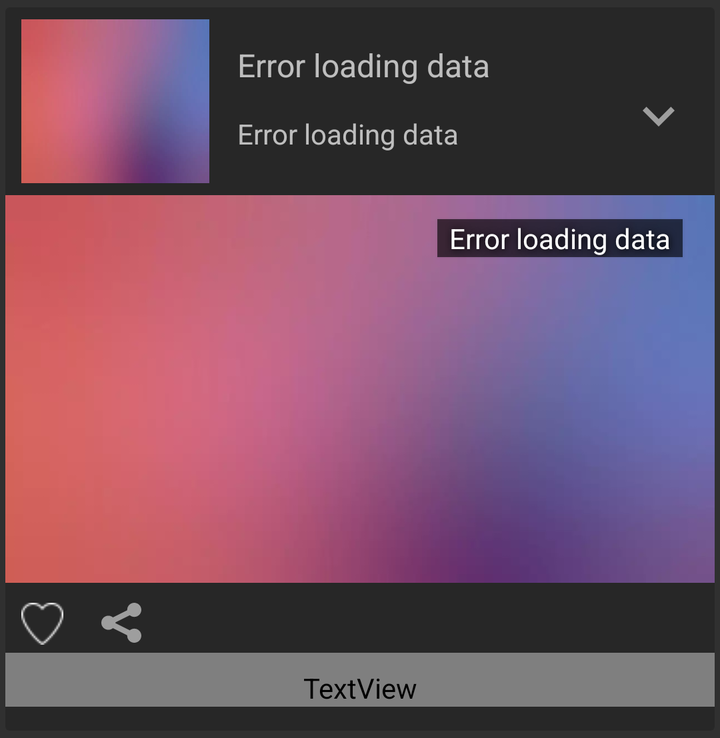
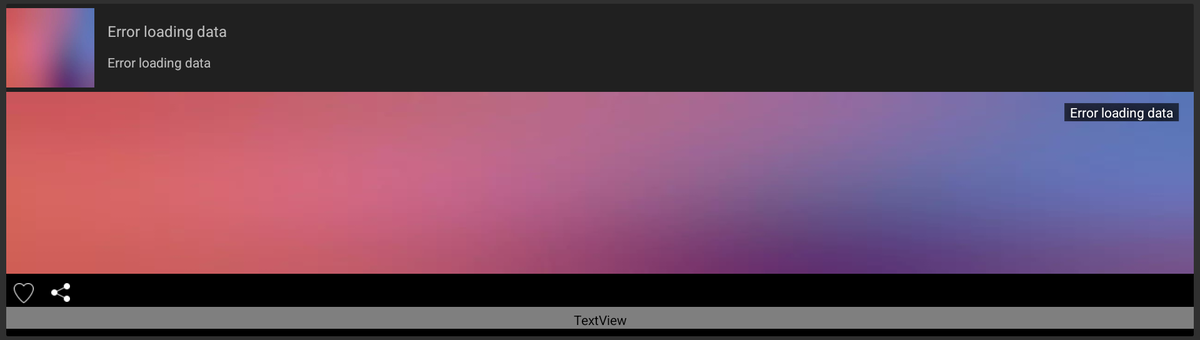

First picture: res/layout/ on a phone held upright. Second picture: the repository's own variant of that layout, on a device whose configuration matches the variant's folder. Source for both follows.
<!-- AndroidManifest.xml: application theme Material.AppThemeDark.ActionBar -->
<!-- res/layout/video_card_expandable_item.xml -->
<?xml version="1.0" encoding="utf-8"?>
<androidx.cardview.widget.CardView xmlns:android="http://schemas.android.com/apk/res/android"
    xmlns:card_view="http://schemas.android.com/apk/res-auto"
    android:id="@+id/videoCardView"
    android:layout_gravity="center_horizontal"
    android:layout_width="match_parent"
    android:layout_height="wrap_content"
    android:layout_marginTop="0dp"
    android:layout_marginStart="0dp"
    android:layout_marginEnd="0dp"
    android:layout_marginBottom="0dp"
    card_view:cardBackgroundColor="@color/colorOnSurfaceDark40"
    card_view:cardElevation="0dp"
    card_view:cardUseCompatPadding="true"
    android:animateLayoutChanges="true"
    android:clickable="true"
    android:focusable="true"
    android:foreground="?android:attr/selectableItemBackground"
    card_view:cardCornerRadius="2dp">

    <RelativeLayout
        android:id="@+id/cardItemLayout"
        android:layout_width="match_parent"
        android:layout_height="wrap_content"
        >

        <RelativeLayout
            android:id="@+id/cardCollapsedLayout"
            android:layout_width="match_parent"
            android:layout_height="@dimen/card_collapsed_iconHeight">

            <ImageView
                android:id="@+id/imageViewIcon"
                android:background="@drawable/placeholder_video"
                android:layout_width="@dimen/card_collapsed_iconWidth"
                android:layout_height="@dimen/card_collapsed_iconHeight"
                android:layout_centerVertical="true"
                android:layout_marginTop="6dp"
                android:layout_marginBottom="6dp"
                android:layout_marginStart="@dimen/card_collapsed_paddingLeftIcon"
                android:layout_marginEnd="@dimen/card_collapsed_paddingRightIcon"
                android:contentDescription="VideoPoster"
                android:scaleType="centerCrop" />

            <TextView
                android:id="@+id/textViewTitle"
                android:layout_width="wrap_content"
                android:layout_height="@dimen/card_collapsed_titleHeight"
                android:layout_marginStart="0dp"
                android:layout_marginTop="@dimen/spacing_xxl"
                android:layout_toRightOf="@id/imageViewIcon"
                android:paddingTop="0dp"
                android:textSize="@dimen/textsize_m"
                android:text="@string/empty_textview"
                />

            <TextView
                android:id="@+id/text_view_year"
                android:layout_width="wrap_content"
                android:layout_height="@dimen/card_collapsed_subtitleHeight"
                android:layout_marginStart="0dp"
                android:layout_alignStart="@id/textViewTitle"
                android:layout_alignBottom="@id/textViewTitle"
                android:layout_marginBottom="-22dp"
                android:gravity="bottom"
                android:paddingBottom="1dp"
                android:textSize="@dimen/textsize_s"
                android:text="@string/empty_textview"/>

            <ImageView
                android:id="@+id/imageViewExpandMoreIcon"
                android:layout_width="32dp"
                android:layout_height="32dp"
                android:layout_below="@+id/text_view_year"
                android:layout_alignParentEnd="true"
                android:layout_marginTop="-14dp"
                android:layout_marginEnd="@dimen/spacing_l"
                android:background="@drawable/ic_expand_more_black_24dp"
                android:contentDescription="@string/more"
                android:visibility="visible"
                />

            <ImageView
                android:id="@+id/imageViewExpandLessIcon"
                android:layout_width="32dp"
                android:layout_height="32dp"
                android:layout_below="@+id/text_view_year"
                android:layout_alignParentEnd="true"
                android:layout_marginTop="-14dp"
                android:layout_marginEnd="@dimen/spacing_l"
                android:background="@drawable/ic_expand_less_black_24dp"
                android:contentDescription="@string/less"
                android:visibility="gone"
                />

        </RelativeLayout>

        <LinearLayout
            android:id="@+id/cardExpandedLayout"
            android:layout_width="match_parent"
            android:layout_height="wrap_content"

            android:orientation="vertical"
            android:layout_alignParentStart="true"
            android:layout_marginTop="@dimen/card_collapsed_layoutHeight">

            <FrameLayout
                android:layout_width="wrap_content"
                android:layout_height="wrap_content">


                <TextView
                    android:id="@+id/textViewRuntime"
                    android:layout_width="wrap_content"
                    android:layout_height="wrap_content"
                    android:paddingTop="0dp"
                    android:paddingBottom="0dp"
                    android:layout_gravity="right"
                    android:text="@string/empty_textview"
                    style="@style/VideoRuntimeOverlayText"
                    android:elevation="1dp" />

                <ImageView
                    android:id="@+id/imageViewPoster"
                    android:layout_width="match_parent"
                    android:layout_height="@dimen/card_expanded_imagePosterHeight"
                    android:layout_marginLeft="0dp"
                    android:layout_marginTop="0dp"
                    android:layout_marginRight="0dp"
                    android:layout_marginBottom="@dimen/spacing_xs"
                    android:background="@drawable/placeholder_video"
                    android:contentDescription="VideoPoster"
                    android:scaleType="centerCrop">

                </ImageView>

            </FrameLayout>


            <FrameLayout
                android:layout_width="match_parent"
                android:layout_height="wrap_content"
                android:orientation="horizontal">

                <ImageView
                    android:id="@+id/imageViewShareIcon"
                    android:contentDescription="@string/share"

                    android:layout_width="20dp"
                    android:layout_height="20dp"
                    android:layout_marginLeft="48dp"
                    android:layout_marginTop="@dimen/spacing_s"
                    android:layout_marginRight="@dimen/spacing_s"
                    android:layout_marginBottom="@dimen/spacing_xs"
                    android:background="@drawable/ic_sharethis_logo"
                    android:paddingLeft="2dp"
                    android:paddingTop="16dp"
                    android:paddingRight="24dp"
                    android:paddingBottom="16dp" />

                <ImageView
                    android:id="@+id/imageViewYtbSend"
                    android:contentDescription="@string/send_to_ytbe"
                    android:layout_width="20dp"
                    android:layout_height="20dp"
                    android:layout_marginLeft="48dp"
                    android:layout_marginTop="@dimen/spacing_s"
                    android:layout_marginRight="@dimen/spacing_s"
                    android:layout_marginBottom="@dimen/spacing_xs"
                    android:background="@drawable/ic_ytb"
                    android:paddingLeft="2dp"
                    android:paddingTop="16dp"
                    android:paddingRight="24dp"
                    android:paddingBottom="16dp"
                    android:visibility="gone"
                    />

                <ImageView
                    android:id="@+id/imageViewFavoriteEmptyIcon"
                    android:contentDescription="@string/favEmpyIcon"
                    android:layout_width="21dp"
                    android:layout_height="21dp"
                    android:layout_marginLeft="@dimen/spacing_m"
                    android:layout_marginTop="@dimen/spacing_s"
                    android:layout_marginRight="@dimen/spacing_s"
                    android:layout_marginBottom="@dimen/spacing_xs"
                    android:background="@drawable/ic_favorite_border_almost_white_24dp"
                    android:paddingLeft="16dp"
                    android:paddingTop="16dp"
                    android:paddingRight="8dp"
                    android:paddingBottom="16dp"
                    android:visibility="visible" />
            </FrameLayout>

            <TextView
                android:id="@+id/textViewOverview"
                android:layout_width="match_parent"
                android:layout_height="wrap_content"
                android:fontFamily="roboto"

                android:layout_marginBottom="@dimen/spacing_l"
                android:paddingStart="@dimen/spacing_m"
                android:paddingTop="@dimen/spacing_m"
                android:paddingEnd="@dimen/spacing_m"
                android:textSize="@dimen/textsize_m" />

        </LinearLayout>

    </RelativeLayout>

</androidx.cardview.widget.CardView>
<!-- resources referenced by this layout -->
<resources>
  <color name="colorOnSurfaceDark40">#30000000</color>
  <dimen name="card_collapsed_iconHeight">94dp</dimen>
  <dimen name="card_collapsed_iconWidth">94dp</dimen>
  <dimen name="card_collapsed_layoutHeight">94dp</dimen>
  <dimen name="card_collapsed_paddingLeftIcon">8dp</dimen>
  <dimen name="card_collapsed_paddingRightIcon">14dp</dimen>
  <dimen name="card_collapsed_subtitleHeight">22dp</dimen>
  <dimen name="card_collapsed_titleHeight">34dp</dimen>
  <dimen name="card_expanded_imagePosterHeight">194dp</dimen>
  <dimen name="spacing_l">12dp</dimen>
  <dimen name="spacing_m">8dp</dimen>
  <dimen name="spacing_s">6dp</dimen>
  <dimen name="spacing_xs">4dp</dimen>
  <dimen name="spacing_xxl">18dp</dimen>
  <dimen name="textsize_m">16sp</dimen>
  <dimen name="textsize_s">14sp</dimen>
  <!-- drawable ic_expand_less_black_24dp (drawable) -->
  <vector android:height="24dp" android:tint="#9E9E9E"
      android:viewportHeight="24.0" android:viewportWidth="24.0"
      android:width="24dp" xmlns:android="http://schemas.android.com/apk/res/android">
      <path android:fillColor="#FF000000" android:pathData="M12,8l-6,6 1.41,1.41L12,10.83l4.59,4.58L18,14z"/>
  </vector>
  <!-- drawable ic_expand_more_black_24dp (drawable) -->
  <vector android:height="24dp" android:tint="#9E9E9E"
      android:viewportHeight="24.0" android:viewportWidth="24.0"
      android:width="24dp" xmlns:android="http://schemas.android.com/apk/res/android">
      <path android:fillColor="#FF000000" android:pathData="M16.59,8.59L12,13.17 7.41,8.59 6,10l6,6 6,-6z"/>
  </vector>
  <!-- drawable ic_sharethis_logo (drawable) -->
  <vector android:height="20dp" android:viewportHeight="430.118" android:tint="#9E9E9E"
      android:viewportWidth="430.117" android:width="20dp" xmlns:android="http://schemas.android.com/apk/res/android">
      <path android:fillColor="#FF000000" android:pathData="M151.804,215.059c0,1.475 -0.336,2.856 -0.423,4.326l154.111,77.03c13.194,-11.173 30.075,-18.146 48.725,-18.146c41.925,0.009 75.9,33.985 75.9,75.905c0,41.967 -33.976,75.942 -75.9,75.942c-41.961,0 -75.9,-33.976 -75.9,-75.942c0,-1.512 0.336,-2.861 0.42,-4.326l-154.111,-77.035c-13.234,11.131 -30.075,18.104 -48.725,18.104c-41.922,0 -75.9,-33.938 -75.9,-75.858c0,-41.962 33.979,-75.945 75.9,-75.945c18.649,0 35.496,7.017 48.725,18.148l154.111,-77.035c-0.084,-1.473 -0.42,-2.858 -0.42,-4.368c0,-41.88 33.939,-75.859 75.9,-75.859c41.925,0 75.9,33.979 75.9,75.859c0,41.959 -33.976,75.945 -75.9,75.945c-18.691,0 -35.539,-7.017 -48.725,-18.19l-154.111,77.077C151.463,212.163 151.804,213.549 151.804,215.059z"/>
  </vector>
  <!-- drawable ic_ytb: png bitmap (drawable-v21, 1667 bytes) -->
  <string name="empty_textview">Error loading data</string>
  <string name="favEmpyIcon">Is not favorite</string>
  <string name="less">Less</string>
  <string name="more">More</string>
  <string name="send_to_ytbe">Sent to Player</string>
  <string name="share">Share</string>
  <style name="VideoRuntimeOverlayText">
          <item name="android:paddingLeft">@dimen/spacing_s</item>
          <item name="android:paddingRight">@dimen/spacing_s</item>
          <item name="android:paddingBottom">4dp</item>
          <item name="android:layout_marginTop">@dimen/spacing_l</item>
          <item name="android:layout_marginRight">@dimen/spacing_xl</item>
          <item name="android:textColor">#ffffffff</item>
          <item name="android:textSize">14sp</item>
          <item name="android:shadowColor">#000000</item>
          <item name="android:shadowDx">1</item>
          <item name="android:shadowDy">1</item>
          <item name="android:shadowRadius">8</item>
          <item name="android:background">@color/black_more_translucent</item>
      </style>
  <!-- from res/values-v23/ -->
  <style name="Material.AppThemeDark.ActionBar">
          <item name="windowActionBar">true</item>
          <item name="windowNoTitle">true</item>
  
      </style>
  <dimen name="spacing_xl">16dp</dimen>
  <color name="black_more_translucent">#99000000</color>
</resources>
<!-- res/layout-xlarge/video_card_expandable_item.xml (the repository's variant of the layout above) -->
<!-- drawn on a large tablet held sideways -->
<?xml version="1.0" encoding="utf-8"?>
<androidx.cardview.widget.CardView xmlns:android="http://schemas.android.com/apk/res/android"
    xmlns:card_view="http://schemas.android.com/apk/res-auto"
    android:id="@+id/videoCardView"
    android:layout_gravity="center_horizontal"
    android:layout_width="match_parent"
    android:layout_height="wrap_content"
    android:layout_marginTop="0dp"
    android:layout_marginStart="4dp"
    android:layout_marginEnd="4dp"
    card_view:cardBackgroundColor="@color/colorOnSurfaceDark40"
    card_view:cardElevation="0dp"
    card_view:cardUseCompatPadding="true"
    android:animateLayoutChanges="true"
    android:clickable="true"
    android:focusable="true"
    android:foreground="?android:attr/selectableItemBackground"
    card_view:cardCornerRadius="2dp">

    <RelativeLayout
        android:id="@+id/cardItemLayout"
        android:layout_width="match_parent"
        android:layout_height="wrap_content"
        >

        <RelativeLayout
            android:id="@+id/cardCollapsedLayout"
            android:layout_width="match_parent"
            android:layout_height="@dimen/card_collapsed_iconHeight"
            android:background="@color/colorOnSurfaceDark40"

            >

            <ImageView
                android:id="@+id/imageViewIcon"
                android:background="@drawable/placeholder_video"
                android:layout_width="@dimen/card_collapsed_iconWidth"
                android:layout_height="@dimen/card_collapsed_iconHeight"
                android:layout_centerVertical="true"
                android:layout_marginTop="6dp"
                android:layout_marginBottom="3dp"
                android:layout_marginStart="0dp"
                android:layout_marginEnd="@dimen/card_collapsed_paddingRightIcon"
                android:contentDescription="VideoPoster"
                android:scaleType="centerCrop" />

            <TextView
                android:id="@+id/textViewTitle"
                android:layout_width="wrap_content"
                android:layout_height="@dimen/card_collapsed_titleHeight"
                android:layout_marginStart="0dp"
                android:layout_marginTop="@dimen/spacing_xxl"
                android:layout_toEndOf="@id/imageViewIcon"
                android:paddingTop="0dp"
                android:textSize="@dimen/textsize_m"
                android:text="@string/empty_textview"
                />

            <TextView
                android:id="@+id/text_view_year"
                android:layout_width="wrap_content"
                android:layout_height="@dimen/card_collapsed_subtitleHeight"
                android:layout_marginStart="0dp"
                android:layout_alignStart="@id/textViewTitle"
                android:layout_alignBottom="@id/textViewTitle"
                android:layout_marginBottom="-22dp"
                android:gravity="bottom"
                android:paddingBottom="1dp"
                android:textSize="@dimen/textsize_s"
                android:text="@string/empty_textview"/>

            <ImageView
                android:id="@+id/imageViewExpandMoreIcon"
                android:contentDescription="@string/more"

                android:layout_width="32dp"
                android:layout_height="32dp"
                android:layout_below="@+id/textViewTitle"
                android:layout_alignParentEnd="true"
                android:layout_marginTop="-14dp"
                android:layout_marginEnd="@dimen/spacing_l"
                android:background="@drawable/ic_expand_more_black_24dp"
                android:visibility="gone"
                />

            <ImageView
                android:id="@+id/imageViewExpandLessIcon"
                android:layout_width="32dp"
                android:layout_height="32dp"
                android:layout_below="@+id/textViewTitle"
                android:layout_alignParentEnd="true"
                android:layout_marginTop="-14dp"
                android:layout_marginEnd="@dimen/spacing_l"
                android:background="@drawable/ic_expand_less_black_24dp"
                android:visibility="gone"
                android:contentDescription="@string/less"
                />

        </RelativeLayout>

        <LinearLayout
            android:id="@+id/cardExpandedLayout"
            android:layout_width="match_parent"
            android:layout_height="wrap_content"
            android:orientation="vertical"
            android:layout_alignParentStart="true"
            android:visibility="visible"
            android:background="@color/black"
            android:layout_marginTop="@dimen/card_collapsed_layoutHeight">

            <FrameLayout
                android:layout_width="wrap_content"
                android:layout_height="wrap_content">

                <TextView
                    android:id="@+id/textViewRuntime"
                    android:layout_width="wrap_content"
                    android:layout_height="wrap_content"
                    android:paddingTop="0dp"
                    android:paddingBottom="0dp"
                    android:layout_gravity="right"
                    android:text="@string/empty_textview"
                    style="@style/VideoRuntimeOverlayText"
                    android:elevation="1dp" />

                <ImageView
                    android:id="@+id/imageViewPoster"
                    android:layout_width="match_parent"
                    android:layout_height="@dimen/card_expanded_imagePosterHeight"
                    android:layout_marginLeft="0dp"
                    android:layout_marginTop="0dp"
                    android:layout_marginRight="0dp"
                    android:layout_marginBottom="@dimen/spacing_xs"
                    android:background="@drawable/placeholder_video"
                    android:contentDescription="movie frame"
                    android:scaleType="centerCrop" />

            </FrameLayout>

            <FrameLayout
                android:layout_width="match_parent"
                android:layout_height="wrap_content"
                android:orientation="horizontal">

                <ImageView
                    android:id="@+id/imageViewShareIcon"
                    android:contentDescription="share icon"
                    android:layout_width="20dp"
                    android:layout_height="20dp"
                    android:layout_marginStart="48dp"
                    android:layout_marginTop="@dimen/spacing_s"
                    android:layout_marginEnd="@dimen/spacing_s"
                    android:layout_marginBottom="@dimen/spacing_xs"
                    android:background="@drawable/ic_share_white_24dp"
                    android:paddingStart="4dp"
                    android:paddingTop="24dp"
                    android:paddingEnd="32dp"
                    android:paddingBottom="24dp" />

                <ImageView
                    android:id="@+id/imageViewYtbSend"
                    android:layout_width="20dp"
                    android:layout_height="20dp"
                    android:layout_marginLeft="48dp"
                    android:layout_marginTop="@dimen/spacing_s"
                    android:layout_marginRight="@dimen/spacing_s"
                    android:layout_marginBottom="@dimen/spacing_xs"
                    android:background="@drawable/ic_ytb"
                    android:paddingLeft="2dp"
                    android:paddingTop="16dp"
                    android:paddingRight="24dp"
                    android:paddingBottom="16dp"
                    android:visibility="gone"
                    />

                <ImageView
                    android:id="@+id/imageViewFavoriteEmptyIcon"
                    android:contentDescription="movie favorite"
                    android:layout_width="21dp"
                    android:layout_height="21dp"
                    android:layout_marginStart="@dimen/spacing_m"
                    android:layout_marginTop="@dimen/spacing_s"
                    android:layout_marginEnd="@dimen/spacing_s"
                    android:layout_marginBottom="@dimen/spacing_xs"
                    android:background="@drawable/ic_favorite_border_almost_white_24dp"
                    android:paddingStart="16dp"
                    android:paddingTop="24dp"
                    android:paddingEnd="4dp"
                    android:paddingBottom="24dp"
                    android:visibility="visible" />


            </FrameLayout>

            <TextView
                android:id="@+id/textViewOverview"
                android:layout_width="match_parent"
                android:layout_height="wrap_content"
                android:fontFamily="roboto"
                android:layout_marginBottom="@dimen/spacing_m"
                android:paddingStart="@dimen/spacing_m"
                android:paddingTop="@dimen/spacing_xs"
                android:paddingEnd="@dimen/spacing_m"
                android:textSize="@dimen/textsize_m" />
        </LinearLayout>

    </RelativeLayout>

</androidx.cardview.widget.CardView>
<!-- resources referenced by the variant -->
<!-- as a large tablet held sideways resolves them -->
<resources>
  <!-- from res/values-w800dp-land/ -->
  <color name="black">#000000</color>
  <color name="colorOnSurfaceDark40">#30000000</color>
  <dimen name="card_collapsed_iconHeight">94dp</dimen>
  <dimen name="card_collapsed_iconWidth">94dp</dimen>
  <dimen name="card_collapsed_layoutHeight">94dp</dimen>
  <dimen name="card_collapsed_paddingRightIcon">14dp</dimen>
  <dimen name="card_collapsed_subtitleHeight">22dp</dimen>
  <dimen name="card_collapsed_titleHeight">34dp</dimen>
  <dimen name="card_expanded_imagePosterHeight">194dp</dimen>
  <!-- from res/values-w600dp/ -->
  <dimen name="spacing_l">12dp</dimen>
  <!-- from res/values-w600dp/ -->
  <dimen name="spacing_m">8dp</dimen>
  <!-- from res/values-w600dp/ -->
  <dimen name="spacing_s">6dp</dimen>
  <!-- from res/values-w600dp/ -->
  <dimen name="spacing_xs">4dp</dimen>
  <!-- from res/values-w600dp/ -->
  <dimen name="spacing_xxl">18dp</dimen>
  <!-- from res/values-w600dp/ -->
  <dimen name="textsize_m">16sp</dimen>
  <!-- from res/values-w600dp/ -->
  <dimen name="textsize_s">14sp</dimen>
  <!-- drawable ic_expand_less_black_24dp (drawable) -->
  <vector android:height="24dp" android:tint="#9E9E9E"
      android:viewportHeight="24.0" android:viewportWidth="24.0"
      android:width="24dp" xmlns:android="http://schemas.android.com/apk/res/android">
      <path android:fillColor="#FF000000" android:pathData="M12,8l-6,6 1.41,1.41L12,10.83l4.59,4.58L18,14z"/>
  </vector>
  <!-- drawable ic_expand_more_black_24dp (drawable) -->
  <vector android:height="24dp" android:tint="#9E9E9E"
      android:viewportHeight="24.0" android:viewportWidth="24.0"
      android:width="24dp" xmlns:android="http://schemas.android.com/apk/res/android">
      <path android:fillColor="#FF000000" android:pathData="M16.59,8.59L12,13.17 7.41,8.59 6,10l6,6 6,-6z"/>
  </vector>
  <!-- drawable ic_favorite_border_almost_white_24dp: png bitmap (drawable, 460 bytes) -->
  <!-- drawable ic_share_white_24dp: png bitmap (drawable, 313 bytes) -->
  <!-- drawable ic_ytb: png bitmap (drawable-v21, 1667 bytes) -->
  <!-- drawable placeholder_video: webp bitmap (drawable, 4072 bytes) -->
  <string name="empty_textview">Error loading data</string>
  <string name="less">Less</string>
  <string name="more">More</string>
  <style name="VideoRuntimeOverlayText">
          <item name="android:paddingLeft">@dimen/spacing_s</item>
          <item name="android:paddingRight">@dimen/spacing_s</item>
          <item name="android:paddingBottom">4dp</item>
          <item name="android:layout_marginTop">@dimen/spacing_l</item>
          <item name="android:layout_marginRight">@dimen/spacing_xl</item>
          <item name="android:textColor">#ffffffff</item>
          <item name="android:textSize">14sp</item>
          <item name="android:shadowColor">#000000</item>
          <item name="android:shadowDx">1</item>
          <item name="android:shadowDy">1</item>
          <item name="android:shadowRadius">8</item>
          <item name="android:background">@color/black_more_translucent</item>
      </style>
  <!-- from res/values-v23/ -->
  <style name="Material.AppThemeDark.ActionBar">
          <item name="windowActionBar">true</item>
          <item name="windowNoTitle">true</item>
  
      </style>
  <!-- from res/values-w600dp/ -->
  <dimen name="spacing_xl">16dp</dimen>
  <!-- from res/values-w800dp-land/ -->
  <color name="black_more_translucent">#99000000</color>
</resources>
